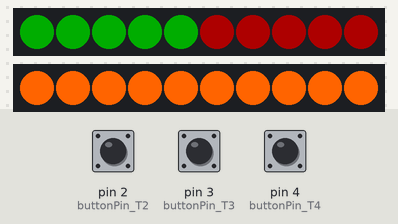
Recording of a sketch running on a simulated Arduino Uno, built with avr-gcc and run on an emulated ATmega328P. Parts: 2 × 10 RGB LEDs in strip order, left to right. The test bench sets the inputs (shaded band); at power-on: pin 4 (buttonPin_T4) HIGH, pin 3 (buttonPin_T3) HIGH, pin 2 (buttonPin_T2) HIGH. Dim RGB values are drawn brighter than linear.

Above: at 4.8 s.
4.9 s: pin 4 (buttonPin_T4) pulled LOW for 2.35 s
8.7 s: pin 3 (buttonPin_T3) pulled LOW for 2.35 s
At 10.22 s:
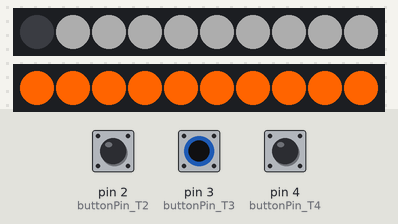
12.5 s: pin 4 (buttonPin_T4) pulled LOW for 2.35 s
At 13.2 s:
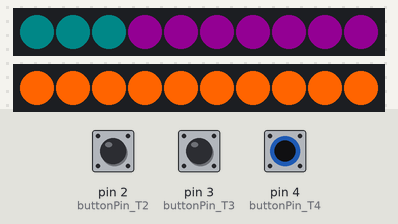
16.3 s: pin 3 (buttonPin_T3) pulled LOW for 2.35 s
At 19.33 s:
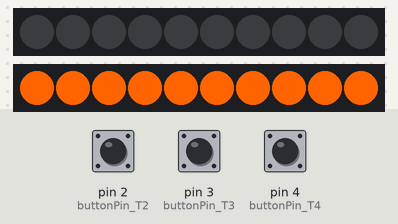
23.7 s: pin 3 (buttonPin_T3) driven LOW and pin 4 (buttonPin_T4) driven LOW
At 24.71 s:
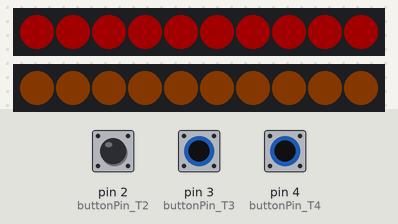

The sketch:

ledcosplaycontroller.ino
```cpp
/*

         )  (
   (  ( /(  )\ )       (
   )\ )\())(()/(       )\   ) (
 (((_|(_)\  /(_))`  ) ((_| /( )\ )
 )\___ ((_)(_))  /(/(  _ )(_)|()/(
((/ __/ _ \/ __|((_)_\| ((_)_ )(_))
 | (_| (_) \__ \| '_ \) / _` | || |
  \___\___/|___/| .__/|_\__,_|\_, |
                |_| controller |__/


COSplay LED modular controller

 hardware platform  : Adafruit Metro Mini v2
                      Pro Trinket Lipoly backpack
 LEDs               : LEDstrip Neopixel 60 LEDS/m - WS2812B
                      Flora Neopixel V2
 Power              : 3.7v - 1800 mAh LiPo or 3.7v - 4400 mAh LiPo
 Codebase           : Arduino (C/C++)

Switches-Buttons
- digital port 2    : button (<color> cable) - trigger
- digital port 3    : switch (blue cable) - switch pre-defined animations A1-A2-A1B1-A1B2-A2B1-A2B2
- digital port 4    : switch (yellow cable) - switch pre-defined animations B1-B2-A1B1-A1B2-A2B1-A2B2

Connectos
 - digital port 6   : two connectors LED strip
 - digital port 7   : one connector LED strip or steady lights
 - digital port 8   : weapon trigger or other LED/sound function (aux)

 (2024) JinjiroSan

 ledcosplay.ino : v1-0.1 (alpha) - refactor C0.0.0
*/

// NeoPixel test program showing use of the WHITE channel for RGBW
// pixels only (won't look correct on regular RGB NeoPixel strips).

#include <Adafruit_NeoPixel.h>

#define LED_PIN_C6     6  // two connectors for LEDstrips
#define LED_PIN_C7     7  // one connector for LEDstrips
#define LED_PIN_C8     8  // one connector for aux

// How many NeoPixels are attached to each pin
#define LED_COUNT_C6  10
#define LED_COUNT_C7  10
//#define LED_COUNT_C8  10  // uncomment only if LED connected

// NeoPixel brightness, 0 (min) to 255 (max)
#define BRIGHTNESS_C6 50 // Set BRIGHTNESS to about 1/5 (max = 255)
#define BRIGHTNESS_C7 10 // controls brightness for for steady white lights

#define BUTTON_PIN_T2 2
#define BUTTON_PIN_T3 3
#define BUTTON_PIN_T4 4

// Declare our NeoPixel strip object:
Adafruit_NeoPixel strip_C6(LED_COUNT_C6, LED_PIN_C6, NEO_GRBW + NEO_KHZ800);
Adafruit_NeoPixel strip_C7(LED_COUNT_C7, LED_PIN_C7, NEO_GRBW + NEO_KHZ800);
// Argument 1 = Number of pixels in NeoPixel strip
// Argument 2 = Arduino pin number (most are valid)
// Argument 3 = Pixel type flags, add together as needed:
//   NEO_KHZ800  800 KHz bitstream (most NeoPixel products w/WS2812 LEDs)
//   NEO_KHZ400  400 KHz (classic 'v1' (not v2) FLORA pixels, WS2811 drivers)
//   NEO_GRB     Pixels are wired for GRB bitstream (most NeoPixel products)
//   NEO_RGB     Pixels are wired for RGB bitstream (v1 FLORA pixels, not v2)
//   NEO_RGBW    Pixels are wired for RGBW bitstream (NeoPixel RGBW products)

const int buttonPin_T2 = 2; // the number of the trigger push button
const int buttonPin_T3 = 3; // the number of the switch #3
const int buttonPin_T4 = 4; // the number of the switch #4

int buttonState_T2 = 0; // variable for the pushbutton #2 status and initial value of 0
int buttonState_T3 = 0; // variable for the pushbutton #3 status and initial value of 0
int buttonState_T4 = 0; // variable for the pushbutton #4 status and initial value of 0

void setup() {
  strip_C6.begin();           // INITIALIZE NeoPixel strip object (REQUIRED)
  strip_C6.show();            // Turn OFF all pixels ASAP
  strip_C6.setBrightness(BRIGHTNESS_C6);

  strip_C7.begin();           // INITIALIZE NeoPixel strip object (REQUIRED)
  for(uint16_t i = 0; i < strip_C7.numPixels(); i++) {
    strip_C7.setPixelColor(i, 255, 100, 0);
  }
  //strip_C7.fill(strip_C7.Color(0, 0, 0, BRIGHTNESS_C7)); // turn on white LEDs to brightness level
  strip_C7.show();            // show the settings above
  strip_C7.setBrightness(BRIGHTNESS_C7);

  pinMode(buttonPin_T2, INPUT_PULLUP);
  pinMode(buttonPin_T3, INPUT_PULLUP);
  pinMode(buttonPin_T4, INPUT_PULLUP);

}

// Fill strip pixels one after another with a color. Strip is NOT cleared
// first; anything there will be covered pixel by pixel. Pass in color
// (as a single 'packed' 32-bit value, which you can get by calling
// strip.Color(red, green, blue) as shown in the loop() function above),
// and a delay time (in milliseconds) between pixels.
void colorWipe(uint32_t color, int wait) {
  for(int i=0; i<strip_C6.numPixels(); i++) { // For each pixel in strip...
    strip_C6.setPixelColor(i, color);         //  Set pixel's color (in RAM)
    strip_C6.show();                          //  Update strip to match
    delay(wait);                           //  Pause for a moment
  }
}

// strip_C7 pulsing brighter
void brighten() {
  uint16_t i, j;
  strip_C7.setBrightness(BRIGHTNESS_C7);

  for (j = 20; j < 200; j++) {
    for (i = 0; i <strip_C7.numPixels(); i++) {
      strip_C7.setPixelColor(i, j, j/2, 0);
    }
    strip_C7.show();
    delay(1);
  }
  //delay(1500)
}

// strip_C7 pulsing darker
void darken() {
  uint16_t i, j;
  strip_C7.setBrightness(BRIGHTNESS_C7);

  for (j = 200; j > 20; j--) {
    for(i = 0; i < strip_C7.numPixels(); i++) {
      strip_C7.setPixelColor(i, j, j/2, 0);
    }
    strip_C7.show();
    delay(10);
  }
  delay(1);
}

void loop() {

  buttonState_T2 = digitalRead(buttonPin_T2);
  buttonState_T3 = digitalRead(buttonPin_T3);
  buttonState_T4 = digitalRead(buttonPin_T4);

  if (buttonState_T3 == HIGH) {
    if (buttonState_T4 == HIGH) {
      // Fill along the length of the strip in various colors...
      colorWipe(strip_C6.Color(255, 0, 0), 50); // Red
      colorWipe(strip_C6.Color(0, 255, 0), 50); // Green
      colorWipe(strip_C6.Color(0, 0, 255), 50); // Blue
      colorWipe(strip_C6.Color(0, 0, 0, 255), 50); // True white (not RGB white)
    } else {
      // Fill along the length of the strip in various colors...
      colorWipe(strip_C6.Color(100, 0, 100), 50); // Magenta
      colorWipe(strip_C6.Color(0, 50, 50), 50); // Cyan
      //colorWipe(strip_C6.Color(255, 0, 0), 50); // Blue - commented out
      //colorWipe(strip_C6.Color(0, 0, 0, 255), 50); // True white (not RGB white) - commented out
    }
  } else {
    if (buttonState_T4 == HIGH) {
      colorWipe(strip_C6.Color(0, 0, 0), 180);
      colorWipe(strip_C7.Color(0, 100, 0), 60);
    } else {
      colorWipe(strip_C6.Color(180, 0, 0), 0);
      brighten();
      darken();
    }
  }
}

  //whiteOverRainbow(75, 5);

  // pulseWhite(0);

  //rainbowFade2White(3, 3, 1);


void whiteOverRainbow(int whiteSpeed, int whiteLength) {

  if(whiteLength >= strip_C6.numPixels()) whiteLength = strip_C6.numPixels() - 1;

  int      head          = whiteLength - 1;
  int      tail          = 0;
  int      loops         = 3;
  int      loopNum       = 0;
  uint32_t lastTime      = millis();
  uint32_t firstPixelHue = 0;

  for(;;) { // Repeat forever (or until a 'break' or 'return')
    for(int i=0; i<strip_C6.numPixels(); i++) {  // For each pixel in strip...
      if(((i >= tail) && (i <= head)) ||      //  If between head & tail...
         ((tail > head) && ((i >= tail) || (i <= head)))) {
        strip_C6.setPixelColor(i, strip_C6.Color(0, 0, 0, 255)); // Set white
      } else {                                             // else set rainbow
        int pixelHue = firstPixelHue + (i * 65536L / strip_C6.numPixels());
        strip_C6.setPixelColor(i, strip_C6.gamma32(strip_C6.ColorHSV(pixelHue)));
      }
    }

    strip_C6.show(); // Update strip with new contents
    // There's no delay here, it just runs full-tilt until the timer and
    // counter combination below runs out.

    firstPixelHue += 40; // Advance just a little along the color wheel

    if((millis() - lastTime) > whiteSpeed) { // Time to update head/tail?
      if(++head >= strip_C6.numPixels()) {      // Advance head, wrap around
        head = 0;
        if(++loopNum >= loops) return;
      }
      if(++tail >= strip_C6.numPixels()) {      // Advance tail, wrap around
        tail = 0;
      }
      lastTime = millis();                   // Save time of last movement
    }
  }
}

void pulseWhite(uint8_t wait) {
  for(int j=0; j<256; j++) { // Ramp up from 0 to 255
    // Fill entire strip with white at gamma-corrected brightness level 'j':
    strip_C7.fill(strip_C7.Color(0, 0, 0, strip_C7.gamma8(j)));
    strip_C7.show();
    delay(wait);
  }

  for(int j=255; j>=0; j--) { // Ramp down from 255 to 0
    strip_C7.fill(strip_C7.Color(0, 0, 0, strip_C7.gamma8(j)));
    strip_C7.show();
    delay(wait);
  }
}
/*
void rainbowFade2White(int wait, int rainbowLoops, int whiteLoops) {
  int fadeVal=0, fadeMax=100;

  // Hue of first pixel runs 'rainbowLoops' complete loops through the color
  // wheel. Color wheel has a range of 65536 but it's OK if we roll over, so
  // just count from 0 to rainbowLoops*65536, using steps of 256 so we
  // advance around the wheel at a decent clip.
  for(uint32_t firstPixelHue = 0; firstPixelHue < rainbowLoops*65536;
    firstPixelHue += 256) {

    for(int i=0; i<strip.numPixels(); i++) { // For each pixel in strip...

      // Offset pixel hue by an amount to make one full revolution of the
      // color wheel (range of 65536) along the length of the strip
      // (strip.numPixels() steps):
      uint32_t pixelHue = firstPixelHue + (i * 65536L / strip.numPixels());

      // strip.ColorHSV() can take 1 or 3 arguments: a hue (0 to 65535) or
      // optionally add saturation and value (brightness) (each 0 to 255).
      // Here we're using just the three-argument variant, though the
      // second value (saturation) is a constant 255.
      strip.setPixelColor(i, strip.gamma32(strip.ColorHSV(pixelHue, 255,
        255 * fadeVal / fadeMax)));
    }

    strip.show();
    delay(wait);

    if(firstPixelHue < 65536) {                              // First loop,
      if(fadeVal < fadeMax) fadeVal++;                       // fade in
    } else if(firstPixelHue >= ((rainbowLoops-1) * 65536)) { // Last loop,
      if(fadeVal > 0) fadeVal--;                             // fade out
    } else {
      fadeVal = fadeMax; // Interim loop, make sure fade is at max
    }
  }

  for(int k=0; k<whiteLoops; k++) {
    for(int j=0; j<256; j++) { // Ramp up 0 to 255
      // Fill entire strip with white at gamma-corrected brightness level 'j':
      strip.fill(strip.Color(0, 0, 0, strip.gamma8(j)));
      strip.show();
    }
    delay(1000); // Pause 1 second
    for(int j=255; j>=0; j--) { // Ramp down 255 to 0
      strip.fill(strip.Color(0, 0, 0, strip.gamma8(j)));
      strip.show();
    }
  }

  delay(500); // Pause 1/2 second
}
*/
```

Measured:
- after the input at 8.7 s, the LEDs: first differ from a run without the input after 1.4 s (image 1)
- after the input at 12.5 s, the LEDs: first change after 0.05 s (image 2 shows a later state)
- after the input at 16.3 s, the LEDs: first differ from a run without the input after 1.3 s (image 3 shows a later state)
